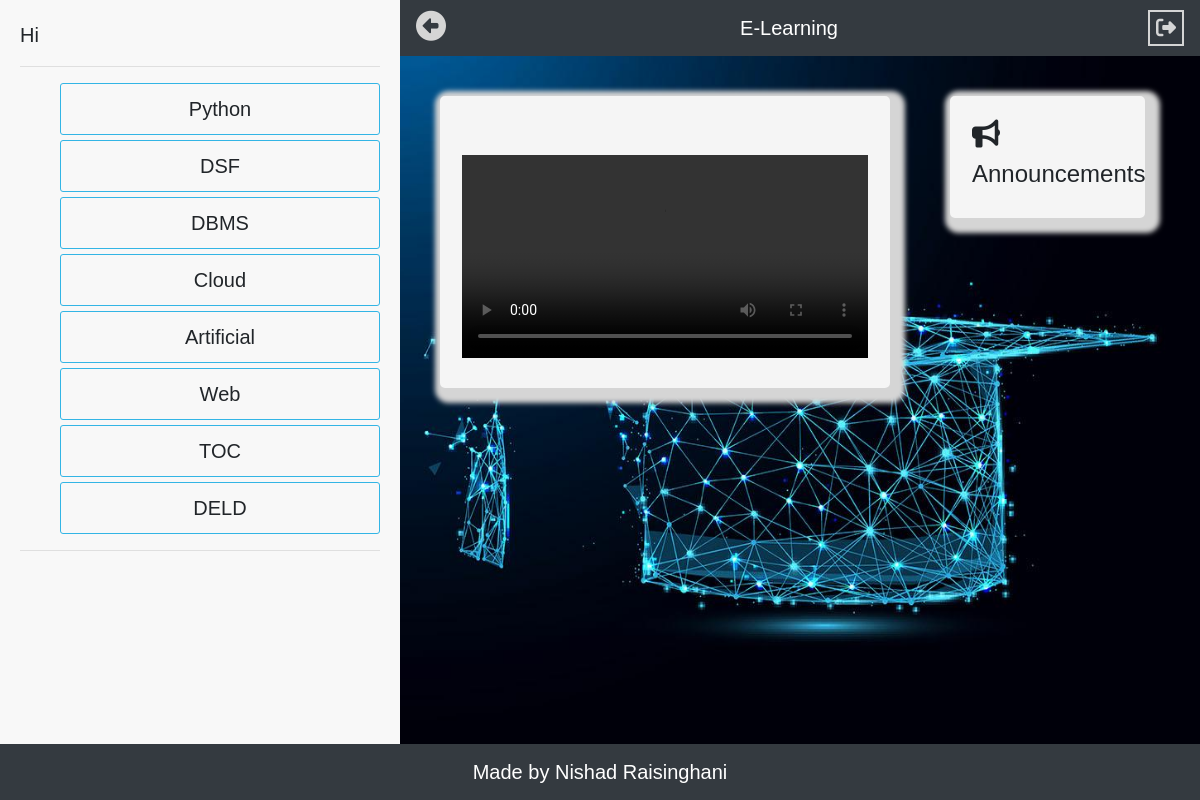
Page /St/student.php on the earlier database version.
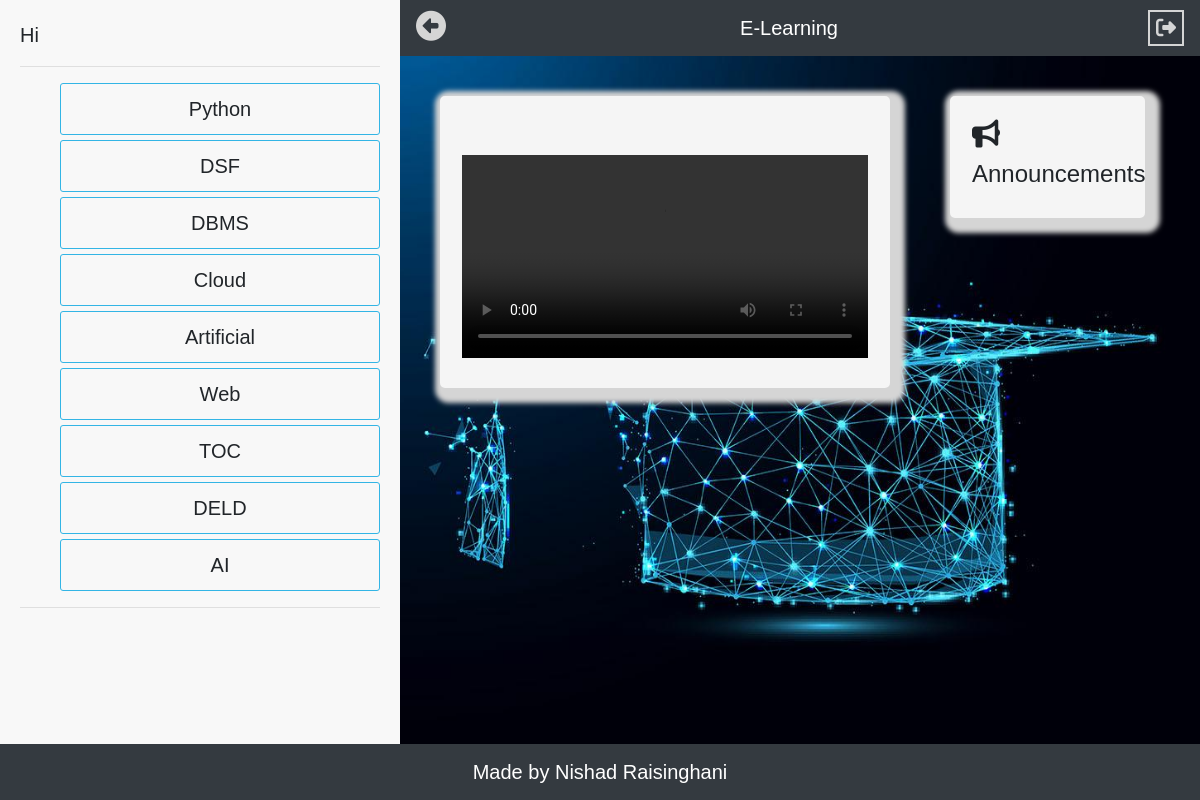
Same page on the later database version.
### tables this page shows
CREATE TABLE `subjects` (
  `subject_Id` int(11) NOT NULL,
  `subject` varchar(255) NOT NULL,
  `year` varchar(3) NOT NULL,
  `dept` varchar(255) NOT NULL,
  `sem` int(11) NOT NULL
);

### St/student.php (the view, shortened to what this page needs)
<?php
               $name=$_SESSION['user_name'];
            ?>
<!DOCTYPE html>
<html>
<head>
	<?php include '../links.php' ?>
	<?php include '../connection.php' ?>
</head>
<body style="height: 100vh !important;">
  <div id="sb">
  	Hi <?php echo $name ;?>
  	<hr>
  	<ul style="list-style-type: none">
  		<?php
  		$getsubs="SELECT * FROM subjects";
  		$run=mysqli_query($conn,$getsubs);
  		while($row=mysqli_fetch_assoc($run))
  		{
  		echo '<li>';
  		    $subid=$row['subject'].'id';
  		    echo '<span onclick="tgllist(\''.$subid.'\')">'.$row['subject'].'</span>';
  		echo '</li>';
  	    }
        ?>
  		</ul>
  	<hr>
  </div>
  <nav class="navbar navbar-expand-lg navbar-dark bg-dark">
   <ul class="navbar-nav mr-auto">
      <li class="nav-item active">
        <i id="tg" class='fas fa-arrow-alt-circle-right' style='color:#d5d5d5;font-size: 30px;'></i>
      </li>
    </ul>
   <a class="navbar-brand" href="#">E-Learning</a>
   <ul class="navbar-nav ml-auto">
      <li class="nav-item active">
        <form method="post">
        <button  type="submit" name='lgt' style="border:2px solid #d5d5d5; background-color: transparent;color: #d5d5d5;"><i class="fas fa-sign-out-alt"></i></button>
        </form>
      </li>
   </ul>
  </nav>
  <div>
    <div class="container-fluid">
  	<div class="row pad">
  		<div class="col-lg-8 sm-auto md-auto pad2">
        <div id='viddiv' class="fc">
          <h3 id="title"></h3><br>
  	<video id='vidshow' style="width: 100%;" controls>
  		<source id="srcvid" type="video/mp4">
    </video>
      </div>
     </div>
     <br><br>
  	<div class="col-lg-4 sm-auto md-auto pad2">
      <div class="container-fluid fc">
        <h3><i class="fa fa-bullhorn" aria-hidden="true"></i></h3><h4> Announcements</h4>
      </div>
    </div>
  </div>
</body>
      <div class="navbar navbar-expand-lg navbar-dark bg-dark navbar-fixed-bottom" id="footer">
        <a class="navbar-brand mx-auto">Made by Nishad Raisinghani</a>
      </div>
</html>

Differences in the rows shown:
added subjects: subject "AI"
